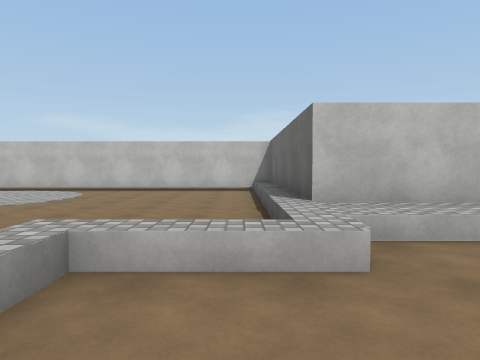
view 1 (above)

16 first-person views from a walk through a 3-D level made in the Unity game engine. The camera is 1.4 m above the floor, tilts 2° down and sees 70° across. The floor is counted in squares, 2 m on a side. Each view is taken from the middle of a square. On the plan, view 1 faces up. The plan holds only what a view shows up to about 11 squares ahead; the rest is blank. The place goes on beyond the plan. The player is left out. Surface patterns are stand-ins for the level's own textures.

view 2
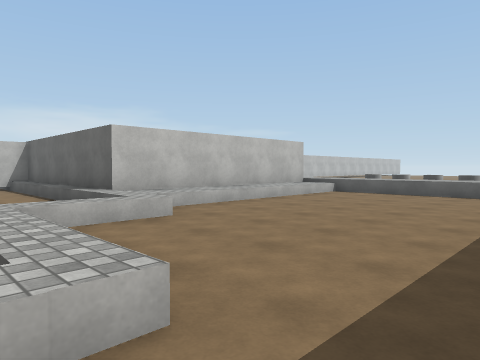

view 3
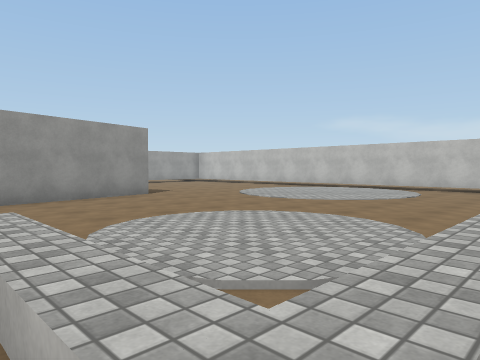

view 4
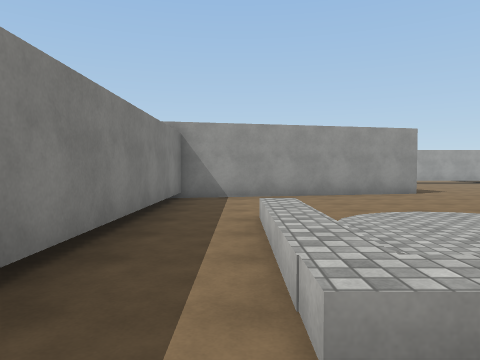

view 5
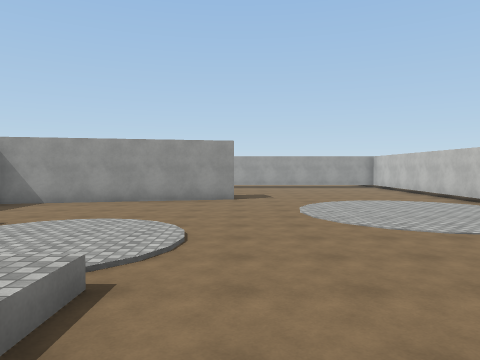

view 6
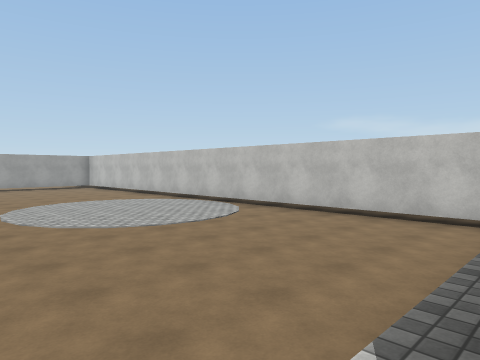

view 7
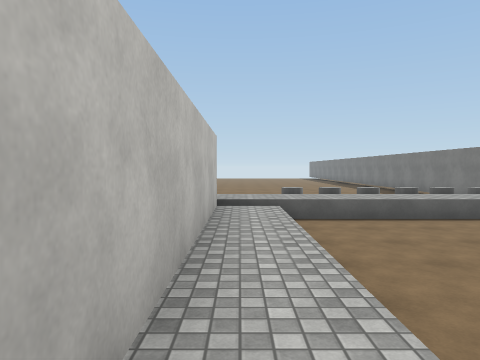

view 8
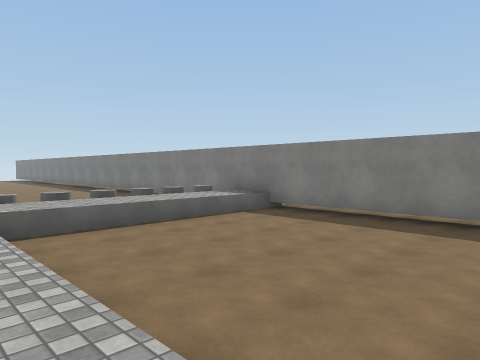

view 9
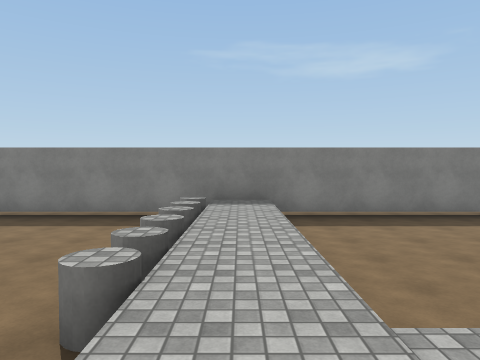

view 10
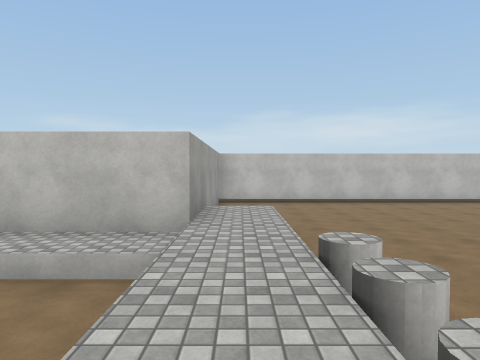

view 11
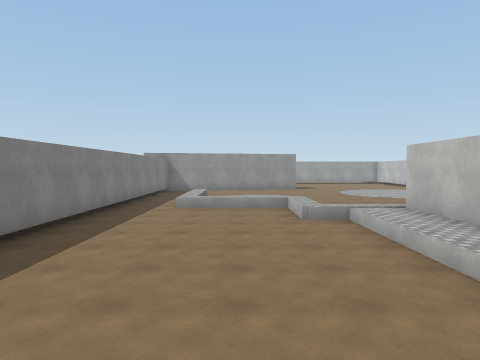

view 12
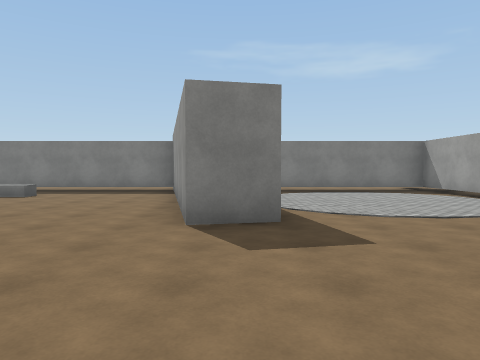

view 13
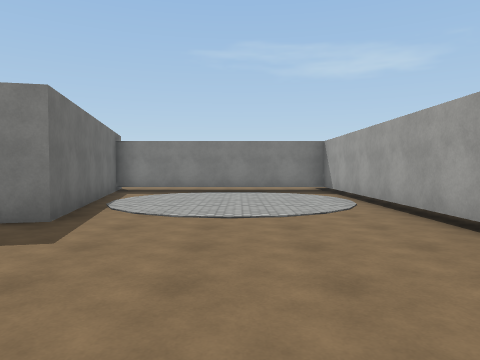

view 14
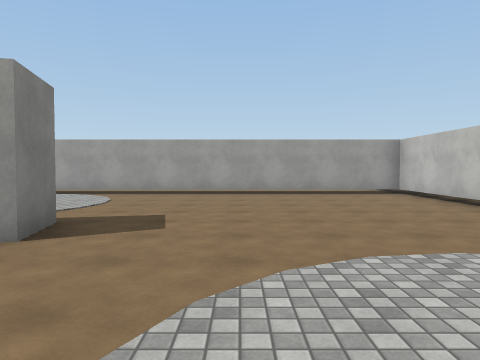

view 15
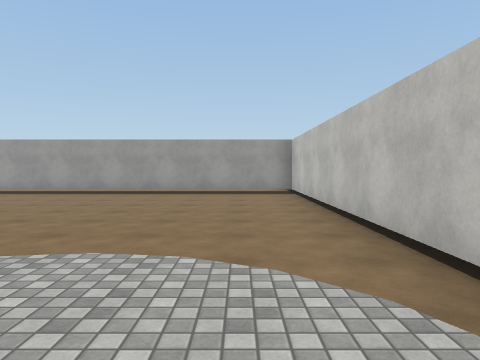

view 16
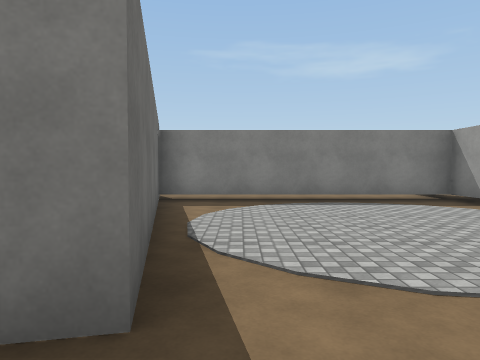

### Floor plan
Key: @ floor where view 1 was taken; # wall or solid block; . main floor; : floor 0.5 m higher than the main floor; + floor 0.75 m higher than the main floor; / step, stairs or slope; = window, fence, low wall or low ledge; v drop or lower ground; C cylinder.
Columns run from 16 left of view 1 to 11 right of it. Each row starts with its distance up from view 1.
 11 ##################     #
 10 #................#     #vvvv
  9 #................#     # vvv
  8 #................#     # vvv
  7 #................#     # vvv
  6 #................#     #+vvv
  5 #................#######+vvv
  4 #................:::::::+vvv
  3 #.....#......../=.......+Cv
  2 #.....##....... ........+vv
  1 #.....##.......=........+Cvv
  0 #......#.../ ==.@.......+vvv
 -1 #......#................+Cvv
 -2 #......##...............+Cvv
 -3 ############################

Positions as (right, up) in squares from view 1, and headings:
1: (0, 0), facing up
2: (-2, -2), facing up-right
3: (-1, -1), facing up-left
4: (0, -1), facing left
5: (1, 4), facing left
6: (1, 4), facing up-left
7: (1, 4), facing right
8: (2, 4), facing down-right
9: (8, 5), facing down
10: (8, 0), facing up
11: (8, 1), facing left
12: (-10, 8), facing down
13: (-13, 8), facing down
14: (-6, 6), facing left
15: (-6, 9), facing left
16: (-11, 5), facing down
